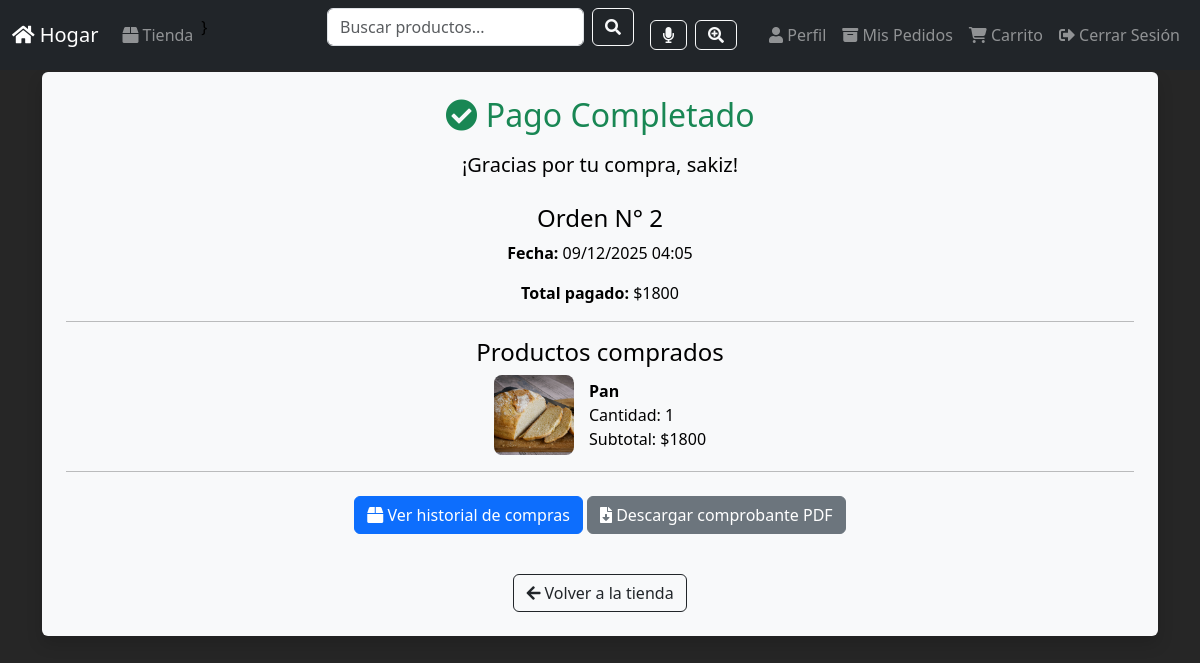
Before: /pago-completado/2/ (signed in) with the older database file.
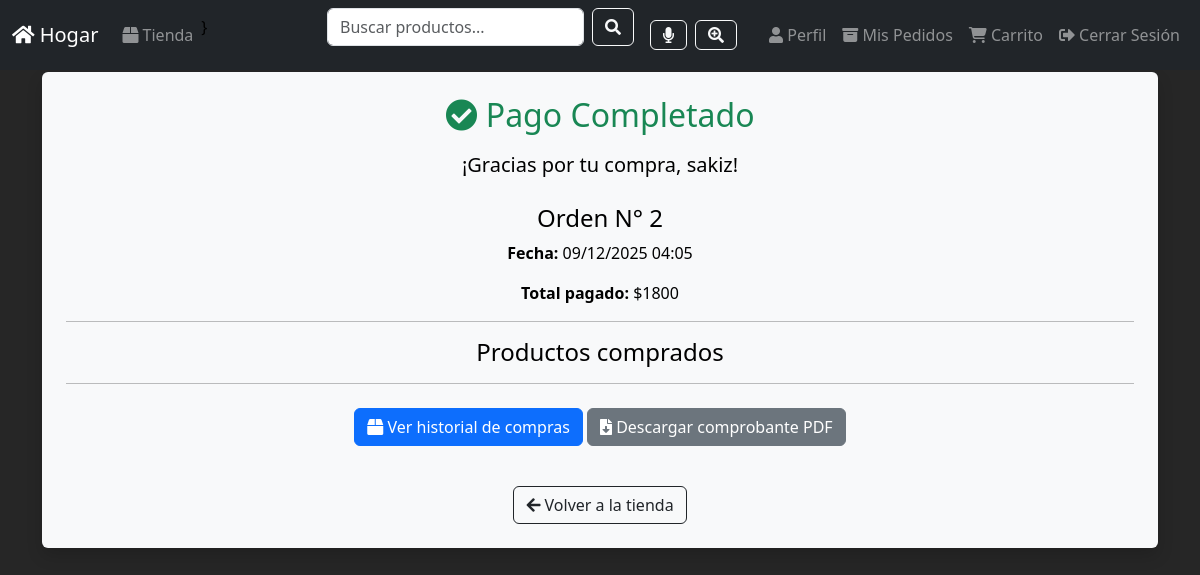
After: the same page with the newer database file.
### core/models.py (models this page shows, shortened)
class OrderItem(models.Model):
    order = models.ForeignKey(Order, related_name="items", on_delete=models.CASCADE)
    producto = models.ForeignKey(Productos, on_delete=models.CASCADE)
    cantidad = models.IntegerField()
    precio_unitario = models.IntegerField()
    def total(self):
        return self.cantidad * self.precio_unitario

class Productos(models.Model):
    id_producto = models.AutoField(primary_key=True)
    nombre = models.CharField(max_length=150)
    marca = models.CharField(max_length=120, blank=True, null=True)
    descripcion = models.TextField(blank=True, null=True)
    precio = models.DecimalField(max_digits=10, decimal_places=2)
    stock = models.IntegerField()
    categoria = models.ForeignKey(
        Categoria,
        on_delete=models.SET_NULL,
        null=True,
        blank=True,
        related_name='productos'
    )
    imagen_uno = models.ImageField(upload_to='productos/', blank=True, null=True)
    imagen_dos = models.ImageField(upload_to='productos/', blank=True, null=True)
    fecha_creacion = models.DateTimeField(auto_now_add=True)
    activo = models.BooleanField(default=True)
    class Meta:
        db_table = 'productos'

### core/views.py (the view)
# urls.py: path("pago-completado/<int:id>/", views.pago_completado_page, name="pago_completado_page"),
def pago_completado_page(request, id):
    order = get_object_or_404(Order, id=id)
    if order.user != request.user:
        return HttpResponse("No tienes permiso para ver esta orden.", status=403)
    return render(request, "pago_completado.html", {
        "order": order
    })

### core/templates/pago_completado.html (shortened to what this page needs)
{% load static %}
{% include 'plantillas/dame_head.html' %}
{% include 'plantillas/navbar.html' %}
<body>
<div class="container mt-5 pt-4">
    <div class="bg-light p-4 rounded shadow text-center">
        <h2 class="text-success">
            <i class="fas fa-check-circle"></i> Pago Completado
        </h2>
        <p class="lead mt-3">
            ¡Gracias por tu compra, {{ user.username }}!
        </p>
        <h4 class="mt-4">Orden N° {{ order.id }}</h4>
        <p><strong>Fecha:</strong> {{ order.created_at|date:"d/m/Y H:i" }}</p>
        <p><strong>Total pagado:</strong> ${{ order.total }}</p>
        <hr>
        <h4>Productos comprados</h4>
        {% for item in order.items.all %}
            <div class="d-flex align-items-center justify-content-center mb-3">
                {% if item.producto.imagen_uno %}
                <img src="{{ item.producto.imagen_uno.url }}"
                     style="width:80px;height:80px;object-fit:cover;border-radius:8px;margin-right:15px;">
                {% endif %}
                <div class="text-left">
                    <strong>{{ item.producto.nombre }}</strong><br>
                    Cantidad: {{ item.cantidad }}<br>
                    Subtotal: ${{ item.total }}
                </div>
            </div>
        {% endfor %}
        <hr>
        <a href="{% url 'mis_pedidos' %}" class="btn btn-primary mt-2">
            <i class="fas fa-box"></i> Ver historial de compras
        </a>
        <a href="{% url 'descargar_comprobante' order.id %}" class="btn btn-secondary mt-2">
            <i class="fas fa-file-download"></i> Descargar comprobante PDF
        </a>
        <br><br>
        <a href="{% url 'tienda' %}" class="btn btn-outline-dark mt-3">
            <i class="fas fa-arrow-left"></i> Volver a la tienda
        </a>
    </div>
</div>
</body>
</html>

Changed rows visible on the page:
removed OrderItem: producto.imagen_uno (picture), producto.nombre "Pan", cantidad "1", total "1800"
